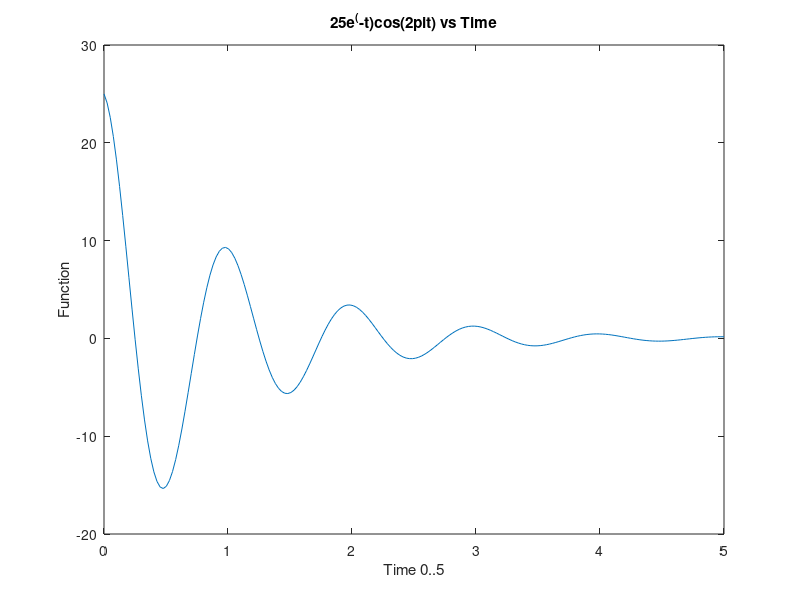

Write MATLAB code to recreate this figure.
% Daniel Sciortino
% ODU ECE 201
% MATLAB Assignment #3 Part 2 Graph C

format compact
clc

% Part C
t = linspace(0,5,200);
v = 25.*exp(-t).*cos(2*3.14*t);
plot(t,v)
xlabel('Time 0..5')
ylabel('Function')
title('25e^(-t)cos(2pit) vs Time')
